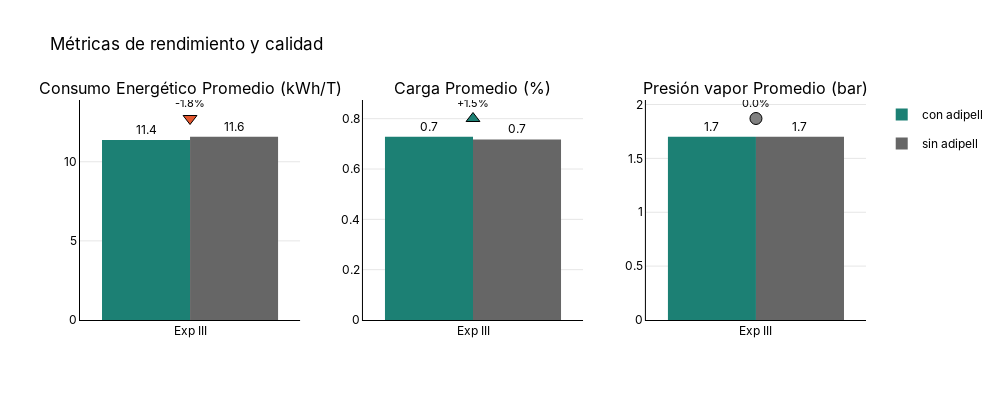

Notebook cell for this chart:
### Code cell
fig_final = create_subplot_grid(
    figures=[fig_consumo_energia_promedio, fig_carga_promedio, fig_presion_vapor_promedio],
    rows=1, cols=3,
    titles=["Consumo Energético Promedio (kWh/T)",'Carga Promedio (%)',  "Presión vapor Promedio (bar)"],
    main_title="Métricas de rendimiento y calidad",
    shared_y=False,
    width=1000, height=400
)

fig_final.show()
s3.save_plotly_html(fig_final, "consumo_energia_carga_sultana.html")

### Figure 1 — Plotly figure (JSON) as saved in the notebook; plotly's stock layout.template omitted (floating-point values rounded to 4 significant figures)
{"data": [{"hovertemplate": "<b>experimento:</b> %{x}<br><b>consumo_energia_promedio:</b> %{y:.1f}<br><extra></extra>", "legendgroup": "con adipell", "marker": {"color": "#1C8074", "line": {"width": 0}}, "name": "con adipell", "text": [11.37], "textposition": "outside", "texttemplate": "%{text:.1f}", "type": "bar", "x": ["Exp III"], "xaxis": "x", "y": [11.37], "yaxis": "y"}, {"hovertemplate": "<b>experimento:</b> %{x}<br><b>consumo_energia_promedio:</b> %{y:.1f}<br><extra></extra>", "legendgroup": "sin adipell", "marker": {"color": "#666666", "line": {"width": 0}}, "name": "sin adipell", "text": [11.57], "textposition": "outside", "texttemplate": "%{text:.1f}", "type": "bar", "x": ["Exp III"], "xaxis": "x", "y": [11.57], "yaxis": "y"}, {"hoverinfo": "skip", "marker": {"color": ["#E4572E"], "line": {"color": "black", "width": 1}, "size": 12, "symbol": ["triangle-down"]}, "mode": "markers+text", "showlegend": false, "text": ["-1.8%"], "textfont": {"color": "black", "size": 11}, "textposition": "top center", "type": "scatter", "x": ["Exp III"], "xaxis": "x", "y": [12.73], "yaxis": "y"}, {"hovertemplate": "<b>experimento:</b> %{x}<br><b>carga_promedio:</b> %{y:.1f}<br><extra></extra>", "legendgroup": "con adipell", "marker": {"color": "#1C8074", "line": {"width": 0}}, "name": "con adipell", "showlegend": false, "text": [0.728], "textposition": "outside", "texttemplate": "%{text:.1f}", "type": "bar", "x": ["Exp III"], "xaxis": "x2", "y": [0.728], "yaxis": "y2"}, {"hovertemplate": "<b>experimento:</b> %{x}<br><b>carga_promedio:</b> %{y:.1f}<br><extra></extra>", "legendgroup": "sin adipell", "marker": {"color": "#666666", "line": {"width": 0}}, "name": "sin adipell", "showlegend": false, "text": [0.7175], "textposition": "outside", "texttemplate": "%{text:.1f}", "type": "bar", "x": ["Exp III"], "xaxis": "x2", "y": [0.7175], "yaxis": "y2"}, {"hoverinfo": "skip", "marker": {"color": ["#1C8074"], "line": {"color": "black", "width": 1}, "size": 12, "symbol": ["triangle-up"]}, "mode": "markers+text", "showlegend": false, "text": ["+1.5%"], "textfont": {"color": "black", "size": 11}, "textposition": "top center", "type": "scatter", "x": ["Exp III"], "xaxis": "x2", "y": [0.8008], "yaxis": "y2"}, {"hovertemplate": "<b>experimento:</b> %{x}<br><b>presion_vapor_promedio:</b> %{y:.1f}<br><extra></extra>", "legendgroup": "con adipell", "marker": {"color": "#1C8074", "line": {"width": 0}}, "name": "con adipell", "showlegend": false, "text": [1.7], "textposition": "outside", "texttemplate": "%{text:.1f}", "type": "bar", "x": ["Exp III"], "xaxis": "x3", "y": [1.7], "yaxis": "y3"}, {"hovertemplate": "<b>experimento:</b> %{x}<br><b>presion_vapor_promedio:</b> %{y:.1f}<br><extra></extra>", "legendgroup": "sin adipell", "marker": {"color": "#666666", "line": {"width": 0}}, "name": "sin adipell", "showlegend": false, "text": [1.7], "textposition": "outside", "texttemplate": "%{text:.1f}", "type": "bar", "x": ["Exp III"], "xaxis": "x3", "y": [1.7], "yaxis": "y3"}, {"hoverinfo": "skip", "marker": {"color": ["gray"], "line": {"color": "black", "width": 1}, "size": 12, "symbol": ["circle"]}, "mode": "markers+text", "showlegend": false, "text": ["0.0%"], "textfont": {"color": "black", "size": 11}, "textposition": "top center", "type": "scatter", "x": ["Exp III"], "xaxis": "x3", "y": [1.87], "yaxis": "y3"}], "layout": {"annotations": [{"font": {"size": 16}, "showarrow": false, "text": "Consumo Energético Promedio (kWh/T)", "x": 0.14, "xanchor": "center", "xref": "paper", "y": 1, "yanchor": "bottom", "yref": "paper"}, {"font": {"size": 16}, "showarrow": false, "text": "Carga Promedio (%)", "x": 0.5, "xanchor": "center", "xref": "paper", "y": 1, "yanchor": "bottom", "yref": "paper"}, {"font": {"size": 16}, "showarrow": false, "text": "Presión vapor Promedio (bar)", "x": 0.86, "xanchor": "center", "xref": "paper", "y": 1, "yanchor": "bottom", "yref": "paper"}], "font": {"color": "black", "family": "Inter, Arial, sans-serif"}, "height": 400, "legend": {"orientation": "v", "x": 1.02, "xanchor": "left", "y": 1, "yanchor": "top"}, "paper_bgcolor": "rgba(0,0,0,0)", "plot_bgcolor": "rgba(0,0,0,0)", "showlegend": true, "title": {"text": "Métricas de rendimiento y calidad"}, "width": 1000, "xaxis": {"anchor": "y", "domain": [0, 0.28], "linecolor": "black", "showgrid": false, "showline": true}, "xaxis2": {"anchor": "y2", "domain": [0.36, 0.64], "linecolor": "black", "showgrid": false, "showline": true}, "xaxis3": {"anchor": "y3", "domain": [0.72, 1], "linecolor": "black", "showgrid": false, "showline": true}, "yaxis": {"anchor": "x", "domain": [0, 1], "gridcolor": "rgba(0,0,0,0.1)", "linecolor": "black", "showgrid": true, "showline": true}, "yaxis2": {"anchor": "x2", "domain": [0, 1], "gridcolor": "rgba(0,0,0,0.1)", "linecolor": "black", "showgrid": true, "showline": true}, "yaxis3": {"anchor": "x3", "domain": [0, 1], "gridcolor": "rgba(0,0,0,0.1)", "linecolor": "black", "showgrid": true, "showline": true}}}
